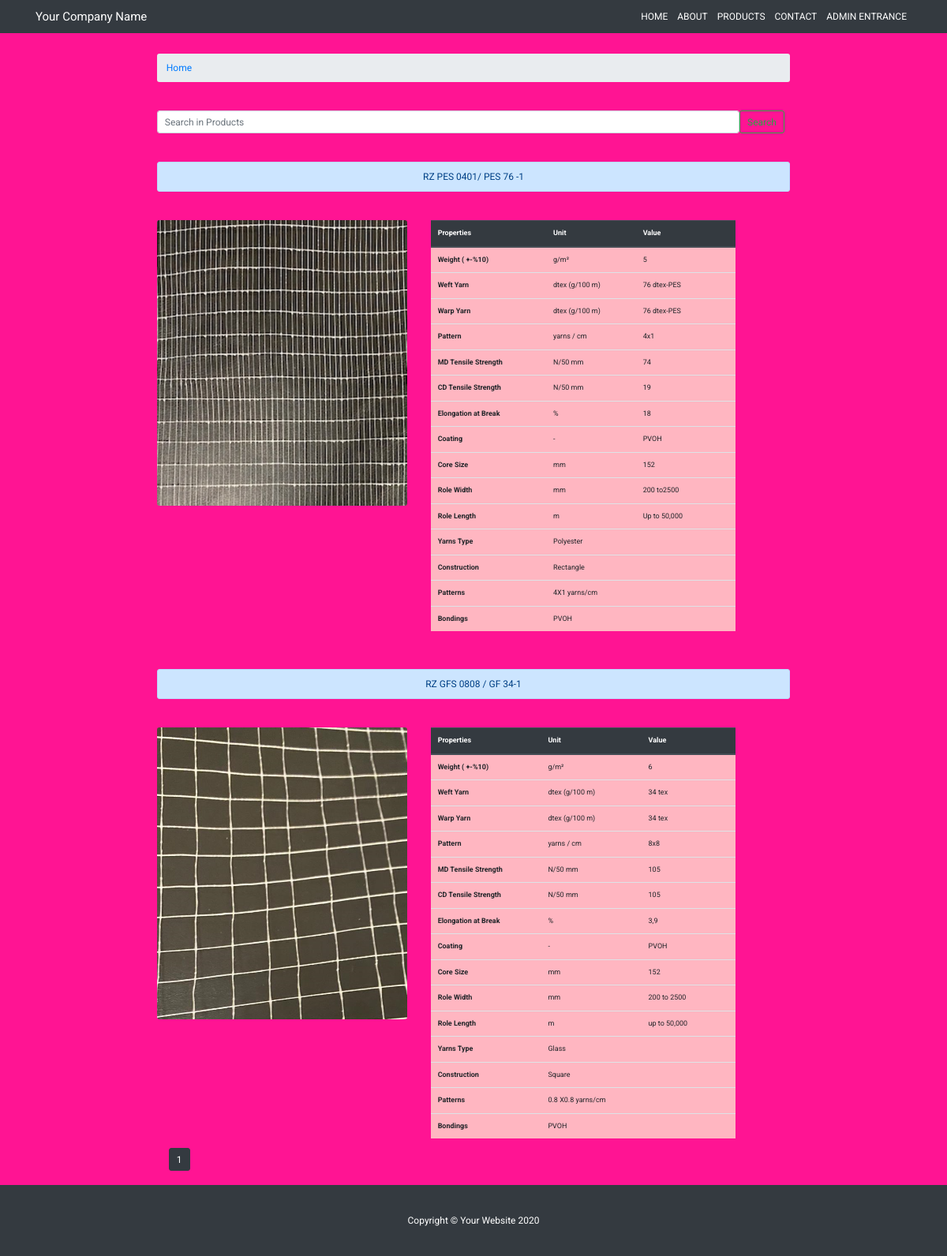
Page /products on the committed database.
### roza/models.py (models this page shows, shortened)
class product_model(models.Model):
    product_name=models.CharField(max_length=255,blank=True)
    product_image = models.ImageField(upload_to='product/images', blank=True, null=True)
    weight_unit=models.CharField(max_length=50,blank=True)
    weight_value=models.CharField(max_length=50,blank=True)
    weft_yarn_unit=models.CharField(max_length=50,blank=True)
    weft_yarn_value=models.CharField(max_length=50,blank=True)
    warp_yarn_unit=models.CharField(max_length=50,blank=True)
    warp_yarn_value=models.CharField(max_length=50,blank=True)
    patern_unit=models.CharField(max_length=50,blank=True)
    patern_value=models.CharField(max_length=50,blank=True)
    md_tensile_strength_unit=models.CharField(max_length=50,blank=True)
    md_tensile_strength_value=models.CharField(max_length=50,blank=True)
    cd_tensile_strength_unit=models.CharField(max_length=50,blank=True)
    cd_tensile_strength_value=models.CharField(max_length=50,blank=True)
    elongation_at_break_unit=models.CharField(max_length=50,blank=True)
    elongation_at_break_value=models.CharField(max_length=50,blank=True)
    coathing_unit=models.CharField(max_length=50,blank=True)
    coathing_value=models.CharField(max_length=50,blank=True)
    core_size_unit=models.CharField(max_length=50,blank=True)
    core_size_value=models.CharField(max_length=50,blank=True)
    role_width_unit=models.CharField(max_length=50,blank=True)
    role_width_value=models.CharField(max_length=50,blank=True)
    role_length_unit=models.CharField(max_length=50,blank=True)
    role_length_value=models.CharField(max_length=50,blank=True)
    yarns_type=models.CharField(max_length=50,blank=True)
    constructions=models.CharField(max_length=50,blank=True)
    patterns=models.CharField(max_length=50,blank=True)
    bondings=models.CharField(max_length=50,blank=True)

### roza/views.py (the view)
# urls.py: path('products', ProductListView.as_view(), name="product"),
class ProductListView(ListView):
    model=product_model
    template_name='product.html'
    context_object_name='product'
    paginate_by=2
    def get_queryset(self):
        query = self.request.GET.get('q')
        object_list = self.model.objects.all()
        if query:
            object_list = object_list.filter(product_name__icontains=query)
        return object_list

### roza/templates/product.html (shortened to what this page needs)
{%extends 'base.html'%} {% block content%} {% load static%}
<div class="container">
    <div class="col-sm-9 container mt-3">
    <ol class="breadcrumb">
      <li class="breadcrumb-item">
        <a href="/">Home</a>
      </li>
    </ol>
    <form class="form-inline my-4 my-lg-5  ">
      <input class="form-control custom-input" type="text"  placeholder="Search in Products" aria-label="Search"  name='q' value='{{ request.GET.q }}'>
      <button class="btn btn-outline-success my-2 my-sm-0" type="submit">Search</button>
    </form>
    {% for prod in product%}
    <div class="alert alert-primary text-center mt-5" role="alert">
        {{prod.product_name}}
      </div>
    <div class="row  mt-5">
        <div class="col-lg-5">
            <img class="img-fluid rounded mb-3" src="{{prod.product_image.url}}" alt="">
        </div>
        <div class="col-lg-6">
            <table class="table table-condensed  table-customized" style="font-size:xx-small ;">
                <thead class="thead-dark ">
                    <tr>
                    <th class="thead-customized" scope="col">Properties</th>
                    <th class="thead-customized" scope="col">Unit</th>
                    <th class="thead-customized" scope="col">Value</th>
                    <th class="thead-customized" scope="col"></th>
                    </tr>
                </thead>
                <tbody>
                    <tr>
                    <th scope="row">Weight ( +-%10)</th>
                    <td>{{prod.weight_unit}}</td>
                    <td>{{prod.weight_value}}</td>
                    </tr>
                    <tr>
                    <th scope="row">Weft Yarn</th>
                    <td>{{prod.weft_yarn_unit}}</td>
                    <td>{{prod.weft_yarn_value}}</td>
                    <td></td>
                    </tr>
                    <tr>
                    <th scope="row">Warp Yarn</th>
                    <td>{{prod.warp_yarn_unit}}</td>
                    <td>{{prod.warp_yarn_value}}</td>
                    <td></td>
                    </tr>
                    <tr>
                    <th scope="row">Pattern</th>
                    <td>{{prod.patern_unit}}</td>
                    <td>{{prod.patern_value}}</td>
                    <td></td>
                    </tr>
                    <tr>
                    <th scope="row">MD Tensile Strength</th>
                    <td>{{prod.md_tensile_strength_unit}}</td>
                    <td>{{prod.md_tensile_strength_value}}</td>
                    <td></td>
                    </tr>
                    <tr>
                    <th scope="row">CD Tensile Strength</th>
                    <td>{{prod.cd_tensile_strength_unit}}</td>
                    <td>{{prod.cd_tensile_strength_value}}</td>
                    <td></td>
                    </tr>
                    <tr>
                    <th scope="row">Elongation at Break</th>
                    <td>{{prod.elongation_at_break_unit}}</td>
                    <td>{{prod.elongation_at_break_value}}</td>
                    <td></td>
                    </tr>
                    <tr>
                    <th scope="row">Coating</th>
                    <td>{{prod.coathing_unit}}</td>
                    <td>{{prod.coathing_value}}</td>
                    <td></td>
                    </tr>
                    <tr>
                    <th scope="row">Core Size</th>
                    <td>{{prod.core_size_unit}}</td>
                    <td>{{prod.core_size_value}}</td>
                    <td></td>
                    </tr>
                    <tr>
                    <th scope="row">Role Width</th>
                    <td>{{prod.role_width_unit}}</td>
                    <td>{{prod.role_width_value}}</td>
                    <td></td>
                    </tr>
                    <tr>
                        <th scope="row">Role Length</th>
                        <td>{{prod.role_length_unit}}</td>
                        <td>{{prod.role_length_value}}</td>
                        <td></td>
                        </tr>
                    <tr>
                    <th scope="row">Yarns Type</th>
                    <td>{{prod.yarns_type}}</td>
                    <td></td>
                    <td></td>
                    </tr>
                    <tr>
                    <th scope="row">Construction</th>
                    <td>{{prod.constructions}}</td>
                    <td></td>
                    <td></td>
                    </tr>
                    <tr>
                    <th scope="row">Patterns</th>
                    <td>{{prod.patterns}}</td>
                    <td></td>
                    <td></td>
                    </tr>
                    <tr>
                    <th scope="row">Bondings</th>
                    <td>{{prod.bondings}}</td>
                    <td></td>
                    <td></td>
                    </tr>
                </tbody>
                </table>
        </div>
    </div>
    {%endfor%}
    <div class="container">
        {% for num in page_obj.paginator.page_range  %}
          {% if page_obj.number == num %}
            <a class="btn btn-dark mb-4" href="?page={{num}}" >{{num}}</a>
          {% elif num > page_obj.number|add:'-3'  and num < page_obj.number|add:'+3' %}
             <a class="btn btn- outline-dark mb-4" href="?page={{num}}">{{num}}</a>
          {% endif %}
        {% endfor%}
    </div>
</div>
</div>
{%endblock%}

### roza/static/roza/css/style.css (style rules this page uses)
body { font-family: "Roboto", sans-serif !important; background-color: deeppink !important; }
html { font-size: 12px; }
.custom-input { width: 92% !important; }
.table-customized { background-color: lightpink; }

### roza/static/roza/css/modern-business.css (style rules this page uses)
body { padding-top: 56px; }

### rows in the picture
product_model: product_name "RZ PES 0401/ PES 76 -1", product_image (picture), weight_unit "g/m²", weight_value "5", weft_yarn_unit "dtex (g/100 m)", weft_yarn_value "76 dtex-PES", warp_yarn_unit "dtex (g/100 m)", warp_yarn_value "76 dtex-PES", patern_unit "yarns / cm", patern_value "4x1", md_tensile_strength_unit "N/50 mm", md_tensile_strength_value "74", cd_tensile_strength_unit "N/50 mm", cd_tensile_strength_value "19", elongation_at_break_unit "%", elongation_at_break_value "18", coathing_unit "-", coathing_value "PVOH", core_size_unit "mm", core_size_value "152", role_width_unit "mm", role_width_value "200 to2500", role_length_unit "m", role_length_value "Up to 50,000", yarns_type "Polyester", constructions "Rectangle", patterns "4X1 yarns/cm", bondings "PVOH"
product_model: product_name "RZ GFS 0808 / GF 34-1", product_image (picture), weight_unit "g/m²", weight_value "6", weft_yarn_unit "dtex (g/100 m)", weft_yarn_value "34 tex", warp_yarn_unit "dtex (g/100 m)", warp_yarn_value "34 tex", patern_unit "yarns / cm", patern_value "8x8", md_tensile_strength_unit "N/50 mm", md_tensile_strength_value "105", cd_tensile_strength_unit "N/50 mm", cd_tensile_strength_value "105", elongation_at_break_unit "%", elongation_at_break_value "3,9", coathing_unit "-", coathing_value "PVOH", core_size_unit "mm", core_size_value "152", role_width_unit "mm", role_width_value "200 to 2500", role_length_unit "m", role_length_value "up to 50,000", yarns_type "Glass", constructions "Square", patterns "0.8 X0.8 yarns/cm", bondings "PVOH"

### other values in the picture
{{ num }} "1"
